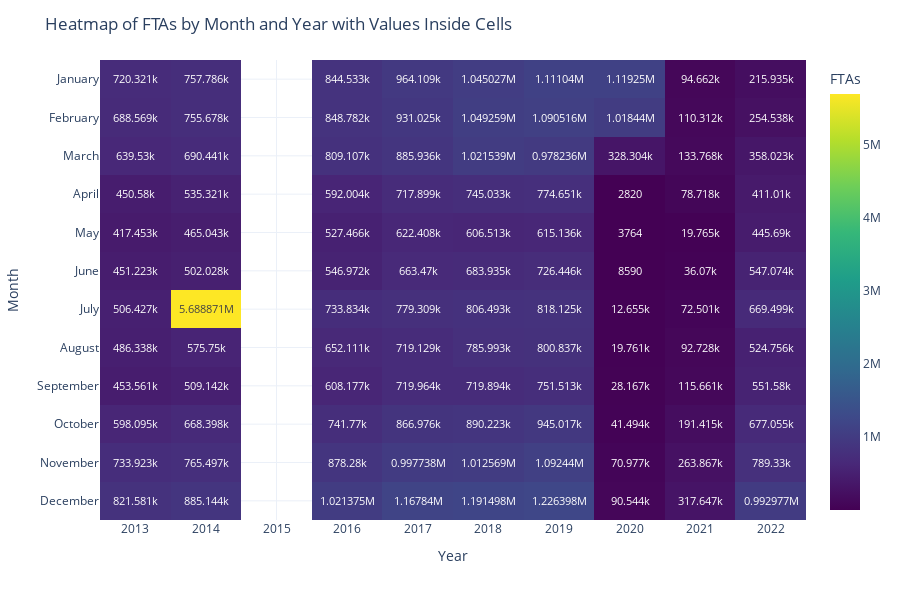

The cell this chart's notebook holds for it:
### Code cell
import plotly.express as px
import numpy as np

# Assuming df_pivot is already defined

# Add a blank space (NaN column) for 2015 in the correct position
df_pivot.insert(2, 2015, np.nan)  # Insert NaN at the position for 2015 (after 2014)

# Create a heatmap for df_pivot with values inside the cells
fig = px.imshow(df_pivot,
                labels=dict(x="Year", y="Month", color="FTAs"),
                x=df_pivot.columns,  # Year values
                y=df_pivot.index,    # Month values
                color_continuous_scale='Viridis',  # Choose the color scale
                text_auto=True)  # This will show values inside the cells

# Update layout for better visualization
fig.update_layout(
    title="Heatmap of FTAs by Month and Year with Values Inside Cells",
    xaxis_title="Year",
    yaxis_title="Month",
    template="plotly_white",  # Light theme
    height=600,
    coloraxis_showscale=True,  # Show color scale
    xaxis=dict(
        tickmode='array',  # Use array mode for ticks
        tickvals=df_pivot.columns,  # Set tick values to the years
        ticktext=[str(year) for year in df_pivot.columns],  # Show all years as labels
    )
)

# Show the plot
fig.show()

### Figure 1 — Plotly figure (JSON) as saved in the notebook; plotly's stock layout.template omitted (floating-point values rounded to 4 significant figures)
{"data": [{"coloraxis": "coloraxis", "hovertemplate": "Year: %{x}<br>Month: %{y}<br>FTAs: %{z}<extra></extra>", "name": "0", "texttemplate": "%{z}", "type": "heatmap", "x": [2013, 2014, 2015, 2016, 2017, 2018, 2019, 2020, 2021, 2022], "xaxis": "x", "y": ["January", "February", "March", "April", "May", "June", "July", "August", "September", "October", "November", "December"], "yaxis": "y", "z": [[720321, 757786, null, 844533, 964109, 1045027, 1111040, 1119250, 94662, 215935], [688569, 755678, null, 848782, 931025, 1049259, 1090516, 1018440, 110312, 254538], [639530, 690441, null, 809107, 885936, 1021539, 978236, 328304, 133768, 358023], [450580, 535321, null, 592004, 717899, 745033, 774651, 2820, 78718, 411010], [417453, 465043, null, 527466, 622408, 606513, 615136, 3764, 19765, 445690], [451223, 502028, null, 546972, 663470, 683935, 726446, 8590, 36070, 547074], [506427, 5688871, null, 733834, 779309, 806493, 818125, 12655, 72501, 669499], [486338, 575750, null, 652111, 719129, 785993, 800837, 19761, 92728, 524756], [453561, 509142, null, 608177, 719964, 719894, 751513, 28167, 115661, 551580], [598095, 668398, null, 741770, 866976, 890223, 945017, 41494, 191415, 677055], [733923, 765497, null, 878280, 997738, 1012569, 1092440, 70977, 263867, 789330], [821581, 885144, null, 1021375, 1167840, 1191498, 1226398, 90544, 317647, 992977]]}], "layout": {"coloraxis": {"colorbar": {"title": {"text": "FTAs"}}, "colorscale": [[0, "#440154"], [0.1111, "#482878"], [0.2222, "#3e4989"], [0.3333, "#31688e"], [0.4444, "#26828e"], [0.5556, "#1f9e89"], [0.6667, "#35b779"], [0.7778, "#6ece58"], [0.8889, "#b5de2b"], [1, "#fde725"]], "showscale": true}, "height": 600, "margin": {"t": 60}, "title": {"text": "Heatmap of FTAs by Month and Year with Values Inside Cells"}, "xaxis": {"anchor": "y", "constrain": "domain", "domain": [0, 1], "scaleanchor": "y", "tickmode": "array", "ticktext": ["2013", "2014", "2015", "2016", "2017", "2018", "2019", "2020", "2021", "2022"], "tickvals": [2013, 2014, 2015, 2016, 2017, 2018, 2019, 2020, 2021, 2022], "title": {"text": "Year"}}, "yaxis": {"anchor": "x", "autorange": "reversed", "constrain": "domain", "domain": [0, 1], "title": {"text": "Month"}}}}
